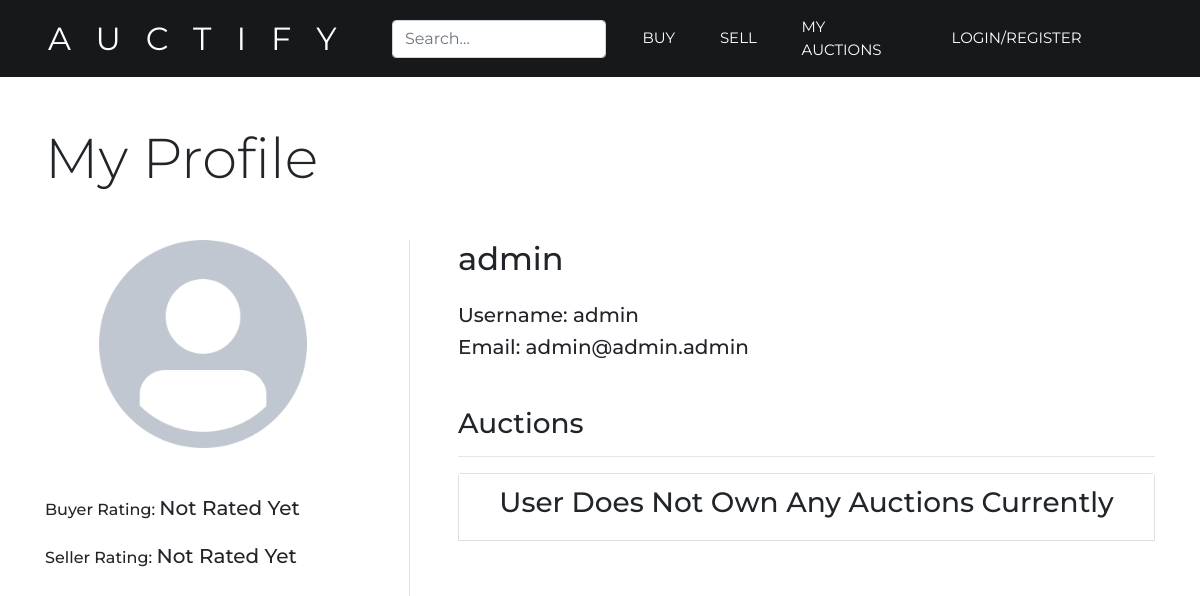
The app's page /viewUser.php?user=admin, older data.
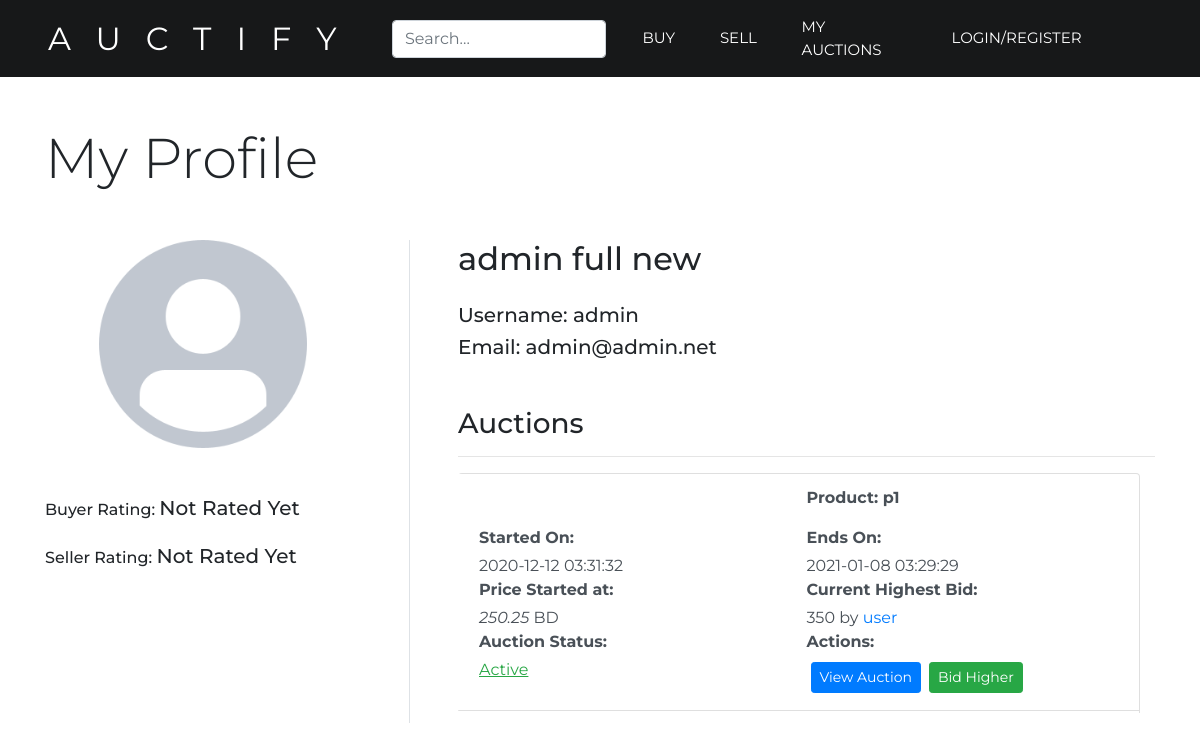
The same page, newer data.
### tables this page shows
CREATE TABLE `users` (
  `id` int(11) NOT NULL,
  `username` varchar(30) NOT NULL,
  `password` varchar(255) NOT NULL,
  `name` varchar(30) NOT NULL,
  `email` varchar(100) NOT NULL,
  `picture` varchar(150) DEFAULT NULL,
  `buyerRating` float DEFAULT NULL,
  `sellerRating` float DEFAULT NULL
);

CREATE TABLE `auctions` (
  `id` int(11) NOT NULL,
  `owner` varchar(30) NOT NULL,
  `product` int(11) NOT NULL,
  `start` datetime NOT NULL,
  `end` datetime NOT NULL,
  `startprice` float NOT NULL,
  `bid` float DEFAULT NULL,
  `bidder` varchar(30) DEFAULT NULL,
  `status` varchar(15) NOT NULL
);

CREATE TABLE `products` (
  `id` int(11) NOT NULL,
  `name` varchar(50) NOT NULL,
  `details` varchar(200) NOT NULL,
  `category` varchar(50) NOT NULL
);

### viewUser.php (the view, shortened to what this page needs)
<?php
extract($_REQUEST);
require('connection.php');
$username = $user;
$sql = $db->prepare("SELECT * FROM auctions, ratings WHERE ratings.auctionid = auctions.id AND owner=?");
$sql->execute(array($username));
$holder = $sql->fetchAll();
if (isset($holder['buyerRating'])) {
	$sellerRating = $holder['buyerRating'];
} else {
	$sellerRating = 'Not Rated Yet';
}
$sql = $db->prepare("SELECT * FROM auctions, ratings WHERE ratings.auctionid = auctions.id AND bidder=?");
$sql->execute(array($username));
$holder = $sql->fetchAll();
if (isset($holder['sellerRating'])) {
	$buyerRating = $holder['sellerRating'];
} else {
	$buyerRating = 'Not Rated Yet';
}
$sql = $db->prepare("SELECT * FROM users WHERE username=?");
if ($sql->execute(array($username))){
	while ($info = $sql->fetch(PDO::FETCH_ASSOC)) {
		$name = $info['name'];
		$username = $info['username'];
		$email = $info['email'];
		if (isset($info['picture'])) {
			$picture = $info['picture'];
			$image = "images/users/$picture";
		} else {
			$image = "images/users/default-avatar.png";
		}
	}
}
$sql = $db->prepare("SELECT auctions.*, products.name FROM auctions, products WHERE auctions.owner=? AND products.id=auctions.product");
$sql->execute(array($username));
$userAuctions = $sql->fetchAll();
$auctionsCount = $sql->rowCount();
function displayAuctions($userAuctions){
    global $auctionsCount;
    if ($auctionsCount == 0) {
        echo '<div style="height: 25vh;">';
        echo '<li class="list-group-item">';
            echo '<h3 class="text-center">User Does Not Own Any Auctions Currently</h3>';
        echo '</li>';
        echo '</div>';
    } else {
        foreach ($userAuctions as $auction) {
            ?>
            <li class="row list-group-item list-group-item-action">
                <div class="col-6">
                </div>
                <div class="col-6">
                    <p class="font-weight-bold">
                        Product: <?php echo $auction['name'];?>
                    </p>
                </div>
                <div class="col-6">
                    <p class="mb-1 font-weight-bold">
                        Started On:<br>
                    </p>
                    <?php echo $auction['start'];?>
                </div>
                <div class="col-6">
                    <p class="mb-1 font-weight-bold">
                        Ends On:<br>
                    </p>
                    <?php echo $auction['end'];?>
                </div>
                <div class="col-6">
                    <p class="mb-1 font-weight-bold">Price Started at: </p>
                    <em><?php echo $auction['startprice'];?></em> BD
                </div>
                <div class="col-6">
                    <p class="mb-1 font-weight-bold">Current Highest Bid: </p>
                    <?php
                    if(isset($auction['bid'])){
                        $bid = $auction['bid'];
                        $bidder = $auction['bidder'];
                        echo "$bid by <a href='viewUser.php?user=$bidder'>$bidder</a>";
                    }
                    else {
                        echo "No Bids Yet!";
                    }
                    ?>
                </div>
                <div class="col-6">
                    <p class="mb-1 font-weight-bold">Auction Status: </p>
                    <?php
                        $status = $auction['status'];
                        if ($status == 'active') {
                            echo "<p class='text-success'><u>Active</u></p>";
                        } elseif ($status == 'pending') {
                            echo "<p class='text-warning'><u>Pending</u></p>";
                        } elseif ($status == 'noparticipation') {
                            echo "<p class='text-secondary'><u>No Participations</u></p>";
                        } elseif ($status == 'successful') {
                            echo "<p class='text-success'><u>Successful</u></p>";
                        } elseif ($status == 'failed') {
                            echo "<p class='text-danger'><u>Failed</u></p>";
                        } elseif ($status == 'completed') {
                            echo "<p class='text-success'><u>Completed</u></p>";
                        }
                    ?>
                </div>
                <div class="col-6">
                    <p class="mb-1 font-weight-bold">Actions:</p>
                    <?php
                        $auctionid = $auction['id'];
                        echo "<a href='viewAuction.php?auctionid=$auctionid' class='btn btn-sm btn-primary m-1'>View Auction</a>";
                        if ($status == 'active') {
                            echo "<a href='bid.php?auctionid=$auctionid' class='btn btn-sm btn-success m-1'>Bid Higher</a>";
                        }
                    ?>
                </div>
            </li>
            <?php
        }
    }
}
?>
<!DOCTYPE html>
<html>
<head>
	<?php include 'head.php'; ?>
</head>
<body>
	<?php include 'header.php'; ?>
	<div class="container">
		<h1 class="display-4 text-left mb-5">My Profile</h1>
		<div class="row">
			<div class="col-4 pr-5 border-right">
				<div id="picture" class="text-center mb-5">
					<div class="rounded-circle mb-3">
						<img src="<?php echo $image; ?>" style="max-height: 13rem;">
					</div>
				</div>
				<div id="rating">
					<p class="h6 mb-4">
						Buyer Rating:
						<span class="h5">
							<?php echo $buyerRating; ?>
						</span>
					</p>
					<p class="h6">
						Seller Rating:
						<span class="h5">
							<?php echo $sellerRating; ?>
						</span>
					</p>
				</div>
			</div>
			<div class="col-8 pl-5">
				<div id="info">
					<p class="h2 mb-4"><?php echo $name ?></p>
					<p class="h5 mb-2">Username: <?php echo $username ?></p>
					<p class="h5 mb-5">Email: <?php echo $email ?></p>
				</div>
				<div id="settings" class="mt-5">
					<h3>Auctions</h3>
                    <hr>
                    <ul class="list-group" style="height: 30vh; margin-bottom: 10px; overflow:hidden; overflow-y:scroll; -webkit-overflow-scrolling: touch;">
                        <?php displayAuctions($userAuctions); ?>
                    </ul>
				</div>
			</div>
		</div>
	</div>
</body>
</html>

### head.php (shortened to what this page needs)
<link rel="stylesheet" type="text/css" href="css/aos.css">
<link rel="stylesheet" type="text/css" href="css/bootstrap.css">
<link rel="stylesheet" type="text/css" href="css/bootstrap-grid.css">
<link rel="stylesheet" type="text/css" href="css/bootstrap-reboot.css">
<link rel="stylesheet" type="text/css" href="css/custom.css">

### header.php (shortened to what this page needs)
<nav class="navbar navbar-expand-lg navbar-dark bg-black px-5 mb-5">
	<a class="navbar-brand" href="index.php">Auctify</a>
	<div class="collapse navbar-collapse" id="navbarText">
		<ul class="navbar-nav navbar-right ml-auto mr-5 align-items-center">
			<?php echo '<li class="nav-item">';
			echo '</li>';?>
			<li class="nav-item">
				<a class="nav-link" href="index.php#browse">Buy</a>
			</li>
			<li class="nav-item">
				<a class="nav-link" href="createAuction.php">Sell</a>
			</li>
			<li class="nav-item">
				<a class="nav-link" href="myAuctions.php">My Auctions</a>
			</li>
			<?php
			if (isset($_SESSION['active'])) {
				?>
				<li class="nav-item dropdown">
					<a class="nav-link dropdown-toggle" href="#" id="navbarDropdown" role="button" data-toggle="dropdown" aria-haspopup="true" aria-expanded="false">
					Welcome <?php echo $_SESSION['username']; ?>
					</a>
					<div class="dropdown-menu" aria-labelledby="navbarDropdown">
						<a class="dropdown-item" href="profile.php">My Profile</a>
						<div class="dropdown-divider"></div>
						<a class="dropdown-item" href="index.php?signout=true">Sign Out</a>
					</div>
				</li>
				<?php
			} elseif (!isset($_SESSION['active'])) {
				echo '<li class="nav-item">';
					echo '<a id="register" class="nav-link" href="register.php">Login/Register</a>';
				echo '</li>';
			} ?>
		</ul>
	</div>
</nav>

### css/custom.css (style rules this page uses)
* { -webkit-box-sizing: border-box; -moz-box-sizing: border-box; box-sizing: border-box; }
body { font-family: 'Montserrat', sans-serif; font-weight: 400; }
h1 { margin-top: 5px; margin-bottom: 10px; }
a, a:hover { text-decoration: none; text-decoration-style: none; }
.navbar-brand { display: inline-block; padding-top: 0.3125rem; padding-bottom: 0.3125rem; margin-right: 1rem; font-size: 2em; font-weight: 400; letter-spacing: 25px; text-transform: uppercase; line-height: inherit; white-space: nowrap; }
.nav-item { margin-left: 0.6em; padding-left: 0.3em; margin-right: 0.6em; padding-right: 0.3em; }
.navbar-dark .navbar-nav .nav-link { color: #fff; font-size: 15px; text-transform: uppercase; letter-spacing: 0px; }
.navbar-form { position: relative; }
.form-control { width: 100%; }
.bg-black { background-color: #171819; }

Row changes from the older to the newer data that the page shows:
changed users "admin": name "admin" → "admin full new"; email "admin@admin.admin" → "admin@admin.net"
added auctions: product.name "p1", start "2020-12-12 03:31:32", end "2021-01-08 03:29:29", startprice "250.25", bid "350", bidder "user", status "Active"
Text that changed along with them:
text no longer shown: "User Does Not Own Any Auctions Currently"
